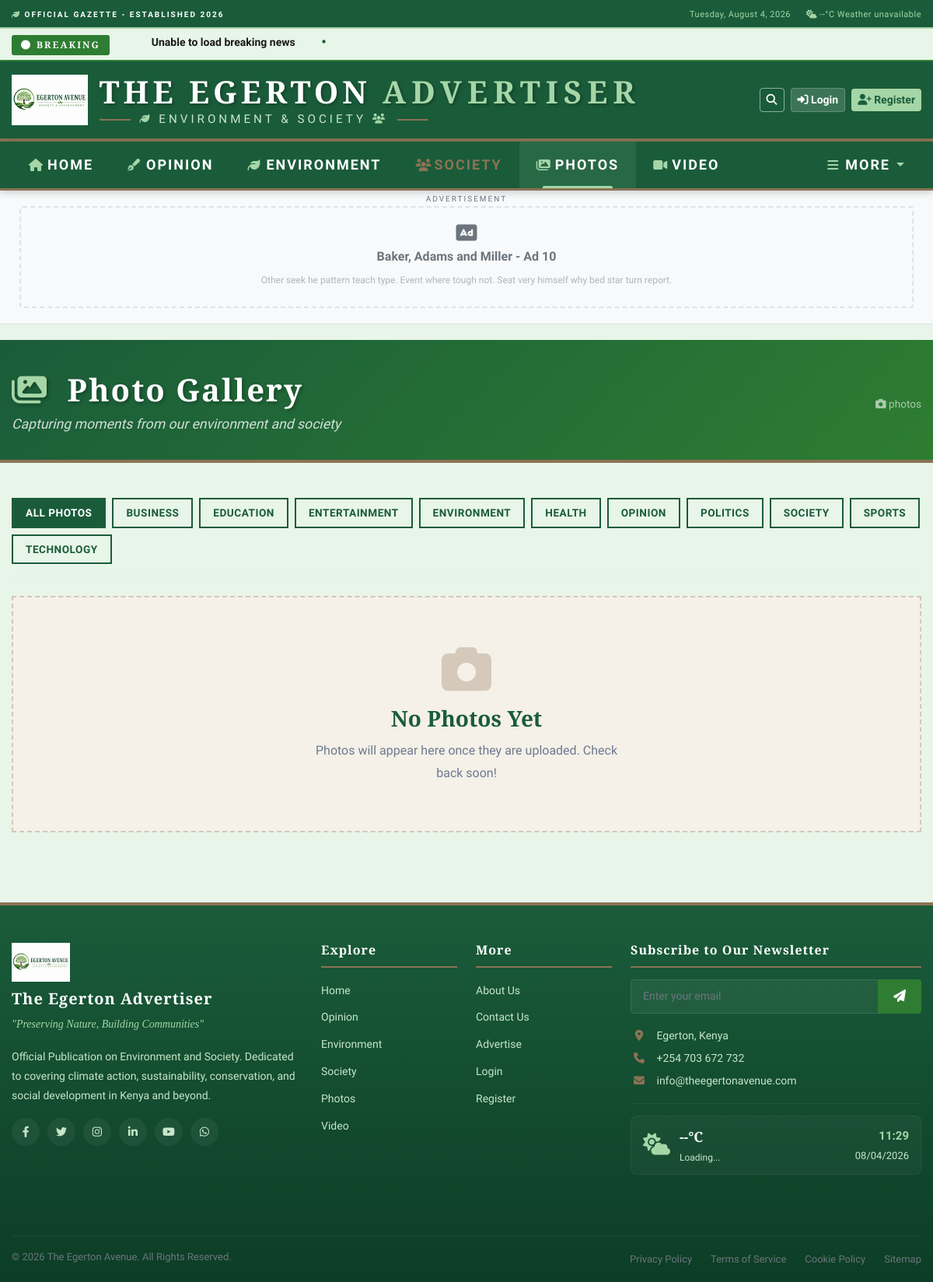
The app's page /articles/photos/ with its own data.
### apps/advertisements/models.py (models this page shows, shortened)
class Advertisement(models.Model):
    POSITION_CHOICES = (
        ('header', 'Header Banner'),
        ('sidebar', 'Sidebar'),
        ('in_article', 'In-Article'),
        ('between_posts', 'Between Posts'),
        ('footer', 'Footer'),
        ('featured_section', 'Featured Section'),
        ('popup', 'Popup'),
        ('video', 'Video Ad'),
        ('sponsored', 'Sponsored Content'),
    )
    SIZE_CHOICES = (
        ('leaderboard', '728x90 - Leaderboard'),
        ('banner', '468x60 - Banner'),
        ('half_banner', '234x60 - Half Banner'),
        ('square', '250x250 - Square'),
        ('small_square', '200x200 - Small Square'),
        ('button', '125x125 - Button'),
        ('medium_rectangle', '300x250 - Medium Rectangle'),
        ('large_rectangle', '336x280 - Large Rectangle'),
        ('skyscraper', '120x600 - Skyscraper'),
        ('wide_skyscraper', '160x600 - Wide Skyscraper'),
        ('half_page', '300x600 - Half Page'),
    )
    STATUS_CHOICES = (
        ('active', 'Active'),
        ('pending', 'Pending Approval'),
        ('scheduled', 'Scheduled'),
        ('paused', 'Paused'),
        ('expired', 'Expired'),
        ('rejected', 'Rejected'),
        ('draft', 'Draft'),
    )
    title = models.CharField(
        max_length=200,
        help_text="Ad title for internal reference"
    )
    description = models.TextField(max_length=500, blank=True)
    image = models.ImageField(
        upload_to='ads/%Y/%m/',
        validators=[FileExtensionValidator(['jpg', 'jpeg', 'png', 'gif', 'webp'])],
        help_text="Ad image (supported formats: JPG, PNG, GIF, WEBP)"
    )
    image_alt = models.CharField(max_length=200, blank=True)
    video_url = models.URLField(blank=True, help_text="URL for video ads")
    link_url = models.URLField(help_text="URL users go to when clicking the ad")
    link_target = models.CharField(
        max_length=10,
        choices=(
            ('_self', 'Same Window'),
            ('_blank', 'New Window'),
        ),
        default='_blank'
    )
    position = models.CharField(max_length=20, choices=POSITION_CHOICES)
    size = models.CharField(max_length=20, choices=SIZE_CHOICES)
    advertiser = models.ForeignKey(
        User,
        on_delete=models.CASCADE,
        related_name='ads',
        help_text="Advertiser who owns this ad"
    )
    company_name = models.CharField(max_length=200)
    contact_email = models.EmailField()
    contact_phone = models.CharField(max_length=20)
    start_date = models.DateTimeField(help_text="When the ad should start showing")
    end_date = models.DateTimeField(help_text="When the ad should stop showing")
    created_at = models.DateTimeField(auto_now_add=True)
    updated_at = models.DateTimeField(auto_now=True)
    status = models.CharField(max_length=20, choices=STATUS_CHOICES, default='pending')
    targeted_categories = models.ManyToManyField(
        'categories.Category',
        blank=True,
        related_name='ads',
        help_text="Show ad only on these categories (leave blank for all)"
    )
    targeted_articles = models.ManyToManyField(
        Article,
        blank=True,
        related_name='ads',
        help_text="Show ad only on these specific articles"
    )
    target_countries = models.JSONField(default=list, blank=True)
    target_cities = models.JSONField(default=list, blank=True)
    budget = models.DecimalField(
        max_digits=10,
        decimal_places=2,
        default=0,
        help_text="Total budget for this ad campaign"
    )
    cost_per_click = models.DecimalField(
        max_digits=10,
        decimal_places=2,
        default=0,
        help_text="Cost per click (CPC)"
    )
    cost_per_impression = models.DecimalField(
        max_digits=10,
        decimal_places=2,
        default=0,
        help_text="Cost per 1000 impressions (CPM)"
    )
    views_count = models.PositiveIntegerField(default=0)
    clicks_count = models.PositiveIntegerField(default=0)
    unique_views = models.PositiveIntegerField(default=0)
    unique_clicks = models.PositiveIntegerField(default=0)
    conversion_count = models.PositiveIntegerField(default=0)
    max_clicks = models.PositiveIntegerField(
        default=0,
        help_text="Maximum number of clicks (0 for unlimited)"
    )
    max_impressions = models.PositiveIntegerField(
        default=0,
        help_text="Maximum number of impressions (0 for unlimited)"
    )
    daily_limit = models.PositiveIntegerField(
        default=0,
        help_text="Daily impression limit (0 for unlimited)"
    )
    priority = models.PositiveIntegerField(
        default=0,
        help_text="Higher priority ads show first (0-100)"
    )
    class Meta:
        db_table = 'advertisements'
        ordering = ['-priority', 'views_count']
        indexes = [
            models.Index(fields=['position', 'status']),
            models.Index(fields=['start_date', 'end_date']),
            models.Index(fields=['advertiser', 'status']),
            models.Index(fields=['priority', 'views_count']),
        ]
    def is_active(self):
        now = timezone.now()
        return (self.status == 'active' and
                self.start_date <= now <= self.end_date and
                (self.max_impressions == 0 or self.views_count < self.max_impressions))
    def can_show(self):
        if not self.is_active():
            return False
        return True

### apps/categories/models.py (models this page shows, shortened)
class Category(models.Model):
    name = models.CharField(
        max_length=100,
        unique=True,
        validators=[MinLengthValidator(2)],
        help_text="Category name (e.g., Politics, Business, Sports)"
    )
    slug = models.SlugField(
        max_length=120,
        unique=True,
        blank=True,
        help_text="URL-friendly version of the category name"
    )
    description = models.TextField(
        max_length=500,
        blank=True,
        help_text="Brief description of the category"
    )
    icon = models.CharField(
        max_length=50,
        blank=True,
        help_text="FontAwesome icon class (e.g., fa-gavel for Politics)"
    )
    color = models.CharField(
        max_length=7,
        blank=True,
        help_text="Hex color code for the category (e.g., #FF0000)"
    )
    parent = models.ForeignKey(
        'self',
        on_delete=models.CASCADE,
        null=True,
        blank=True,
        related_name='children',
        help_text="Parent category if this is a sub-category"
    )
    order = models.PositiveIntegerField(
        default=0,
        help_text="Display order in navigation"
    )
    is_active = models.BooleanField(
        default=True,
        help_text="Whether this category is active and visible"
    )
    is_featured = models.BooleanField(
        default=False,
        help_text="Whether to show this category in featured sections"
    )
    seo_title = models.CharField(max_length=150, blank=True)
    seo_description = models.CharField(max_length=200, blank=True)
    seo_keywords = models.CharField(max_length=200, blank=True)
    image = models.ImageField(
        upload_to='categories/%Y/%m/',
        blank=True,
        null=True,
        help_text="Category image for featured sections"
    )
    image_alt = models.CharField(max_length=200, blank=True)
    article_count = models.PositiveIntegerField(default=0)
    total_views = models.PositiveIntegerField(default=0)
    created_at = models.DateTimeField(auto_now_add=True)
    updated_at = models.DateTimeField(auto_now=True)
    class Meta:
        db_table = 'categories'
        verbose_name_plural = 'Categories'
        ordering = ['order', 'name']
        indexes = [
            models.Index(fields=['slug']),
            models.Index(fields=['parent', 'is_active']),
            models.Index(fields=['order']),
        ]

### apps/articles/views.py (the view)
# urls.py: path('photos/', views.photos, name='photos'),
def photos(request):
    from .models import Article
    articles = Article.objects.filter(
        status='published',
        featured_image__isnull=False
    ).exclude(featured_image='').select_related('author', 'category').order_by('-published_at', '-created_at')
    featured_articles = articles.filter(is_featured=True)[:6]
    paginator = Paginator(articles, 12)
    page = request.GET.get('page')
    try:
        articles = paginator.page(page)
    except PageNotAnInteger:
        articles = paginator.page(1)
    except EmptyPage:
        articles = paginator.page(paginator.num_pages)
    categories = Category.objects.filter(
        articles__isnull=False
    ).distinct()[:10]
    context = {
        'page_title': 'Photos - The Egerton Avenue',
        'featured_articles': featured_articles,
        'articles': articles,
        'categories': categories,
        'section': 'photos',
        'article_count': Article.objects.filter(status='published', featured_image__isnull=False).count(),
    }
    return render(request, 'articles/photos.html', context)

### apps/articles/templates/articles/photos.html (shortened to what this page needs)
{% extends 'base.html' %}
{% load static %}
{% block content %}
<div class="photos-header">
    <div class="container">
        <div class="row align-items-center">
            <div class="col-12 col-md-8">
                <h1>
                    <i class="fas fa-images"></i> Photo Gallery
                </h1>
                <p>Capturing moments from our environment and society</p>
            </div>
            <div class="col-12 col-md-4 text-md-end mt-2 mt-md-0">
                <span style="color: rgba(255,255,255,0.6); font-family: 'Times New Roman', serif; font-size: 0.85rem;">
                    <i class="fas fa-camera"></i> {{ photos.paginator.count }} photos
                </span>
            </div>
        </div>
    </div>
</div>
<div class="container">
    {% if categories %}
    <div class="filter-categories">
        <a href="{% url 'articles:photos' %}" class="filter-link {% if not request.GET.category %}active{% endif %}">
            All Photos
        </a>
        {% for category in categories %}
        <a href="?category={{ category.slug }}" class="filter-link {% if request.GET.category == category.slug %}active{% endif %}">
            {{ category.name }}
        </a>
        {% endfor %}
    </div>
    {% endif %}
    {% if photos %}
    <div class="row g-3">
        {% for photo in photos %}
        <div class="col-6 col-md-4 col-lg-3">
            <div class="photo-card">
                <img src="{{ photo.file.url }}" alt="{{ photo.title|default:'Photo' }}" class="photo-image" loading="lazy">
                <div class="photo-overlay">
                    <div class="photo-title">{{ photo.title|default:'Untitled'|truncatechars:25 }}</div>
                    <div class="photo-meta">
                        <i class="fas fa-calendar-alt"></i> {{ photo.created_at|date:"M d, Y" }}
                    </div>
                </div>
            </div>
        </div>
        {% endfor %}
    </div>
    <!-- ============================================
         PAGINATION
         ============================================ -->
    {% if photos.has_other_pages %}
    <div class="pagination-wrapper">
        <div class="step-links">
            {% if photos.has_previous %}
                <a href="?page=1{% if request.GET.category %}&category={{ request.GET.category }}{% endif %}">
                    <i class="fas fa-angle-double-left"></i>
                </a>
                <a href="?page={{ photos.previous_page_number }}{% if request.GET.category %}&category={{ request.GET.category }}{% endif %}">
                    <i class="fas fa-angle-left"></i>
                </a>
            {% else %}
                <span class="disabled"><i class="fas fa-angle-double-left"></i></span>
                <span class="disabled"><i class="fas fa-angle-left"></i></span>
            {% endif %}
            <span class="current">
                Page {{ photos.number }} of {{ photos.paginator.num_pages }}
            </span>
            {% if photos.has_next %}
                <a href="?page={{ photos.next_page_number }}{% if request.GET.category %}&category={{ request.GET.category }}{% endif %}">
                    <i class="fas fa-angle-right"></i>
                </a>
                <a href="?page={{ photos.paginator.num_pages }}{% if request.GET.category %}&category={{ request.GET.category }}{% endif %}">
                    <i class="fas fa-angle-double-right"></i>
                </a>
            {% else %}
                <span class="disabled"><i class="fas fa-angle-right"></i></span>
                <span class="disabled"><i class="fas fa-angle-double-right"></i></span>
            {% endif %}
        </div>
    </div>
    {% endif %}
    {% else %}
    <div class="empty-state">
        <i class="fas fa-camera"></i>
        <h3>No Photos Yet</h3>
        <p>Photos will appear here once they are uploaded. Check back soon!</p>
    </div>
    {% endif %}
</div>
{% endblock %}

### templates/header_ad.html (shortened to what this page needs)
{% load advertisements_tags %}
<div class="header-ad-wrapper">
    <div class="container">
        <div class="row">
            <div class="col-12">
                <div class="header-ad">
                    <span class="ad-label">ADVERTISEMENT</span>
                    <div class="ad-content">
                        {% get_ad_by_position 'header' as ad %}
                        {% if ad %}
                            {% if ad.image %}
                                <a href="{{ ad.link_url }}" target="{{ ad.link_target|default:'_blank' }}">
                                    <img src="{{ ad.image.url }}" alt="{{ ad.title }}" class="img-fluid">
                                </a>
                            {% else %}
                                <div class="ad-placeholder">
                                    <i class="fas fa-ad"></i>
                                    <span>{{ ad.title|default:'Advertise Here' }}</span>
                                    <small>{{ ad.description|default:'Contact us for advertising opportunities' }}</small>
                                </div>
                            {% endif %}
                        {% else %}
                        <div class="ad-placeholder">
                            <i class="fas fa-ad"></i>
                            <span>Advertise Here</span>
                            <small>Contact us for advertising opportunities</small>
                        </div>
                        {% endif %}
                    </div>
                </div>
            </div>
        </div>
    </div>
</div>

### records on screen
Advertisement: title "Baker, Adams and Miller - Ad 10", description "Other seek he pattern teach type. Event where tough not. Seat very himself why bed star turn report."
Category: name "BUSINESS"
Category: name "EDUCATION"
Category: name "ENTERTAINMENT"
Category: name "ENVIRONMENT"
Category: name "HEALTH"
Category: name "OPINION"
Category: name "POLITICS"
Category: name "SOCIETY"
Category: name "SPORTS"
Category: name "TECHNOLOGY"
